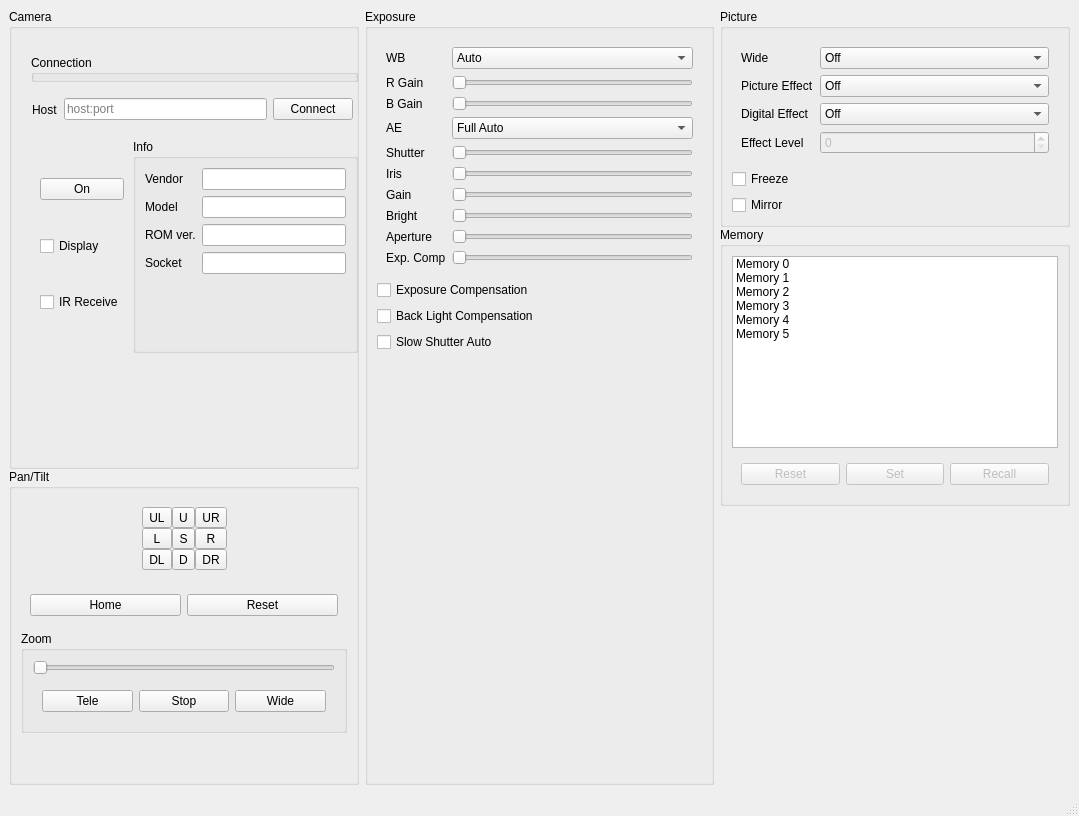
<?xml version="1.0" encoding="UTF-8"?>
<ui version="4.0">
 <class>CameraWindow</class>
 <widget class="QMainWindow" name="CameraWindow">
  <property name="geometry">
   <rect>
    <x>0</x>
    <y>0</y>
    <width>1079</width>
    <height>816</height>
   </rect>
  </property>
  <property name="windowTitle">
   <string>MainWindow</string>
  </property>
  <widget class="QWidget" name="centralwidget">
   <layout class="QHBoxLayout" name="horizontalLayout">
    <item>
     <widget class="QWidget" name="cameraPanTiltAndZoomContainerWidget" native="true">
      <layout class="QVBoxLayout" name="verticalLayout_7">
       <property name="spacing">
        <number>0</number>
       </property>
       <property name="leftMargin">
        <number>0</number>
       </property>
       <property name="topMargin">
        <number>0</number>
       </property>
       <property name="rightMargin">
        <number>0</number>
       </property>
       <property name="bottomMargin">
        <number>0</number>
       </property>
       <item>
        <widget class="QGroupBox" name="cameraGroupBox">
         <property name="sizePolicy">
          <sizepolicy hsizetype="Preferred" vsizetype="Preferred">
           <horstretch>1</horstretch>
           <verstretch>1</verstretch>
          </sizepolicy>
         </property>
         <property name="title">
          <string>Camera</string>
         </property>
         <widget class="QGroupBox" name="groupBox">
          <property name="geometry">
           <rect>
            <x>22</x>
            <y>46</y>
            <width>327</width>
            <height>27</height>
           </rect>
          </property>
          <property name="title">
           <string>Connection</string>
          </property>
         </widget>
         <widget class="QWidget" name="cameraInfoWidget" native="true">
          <property name="geometry">
           <rect>
            <x>22</x>
            <y>130</y>
            <width>327</width>
            <height>214</height>
           </rect>
          </property>
          <layout class="QHBoxLayout" name="horizontalLayout_2">
           <property name="spacing">
            <number>0</number>
           </property>
           <property name="leftMargin">
            <number>0</number>
           </property>
           <property name="topMargin">
            <number>0</number>
           </property>
           <property name="rightMargin">
            <number>0</number>
           </property>
           <property name="bottomMargin">
            <number>0</number>
           </property>
           <item>
            <widget class="QWidget" name="cameraControlWidget" native="true">
             <layout class="QVBoxLayout" name="verticalLayout_4">
              <property name="spacing">
               <number>6</number>
              </property>
              <item>
               <widget class="QPushButton" name="cameraPowerButton">
                <property name="text">
                 <string>On</string>
                </property>
               </widget>
              </item>
              <item>
               <widget class="QCheckBox" name="cameraDisplayCheckBox">
                <property name="text">
                 <string>Display</string>
                </property>
               </widget>
              </item>
              <item>
               <widget class="QCheckBox" name="cameraIrReceiveCheckBox">
                <property name="text">
                 <string>IR Receive</string>
                </property>
               </widget>
              </item>
             </layout>
            </widget>
           </item>
           <item>
            <widget class="QGroupBox" name="infoGroupBox">
             <property name="title">
              <string>Info</string>
             </property>
             <layout class="QFormLayout" name="formLayout">
              <item row="0" column="0">
               <widget class="QLabel" name="vendorLabel">
                <property name="text">
                 <string>Vendor</string>
                </property>
                <property name="buddy">
                 <cstring>vendorLineEdit</cstring>
                </property>
               </widget>
              </item>
              <item row="0" column="1">
               <widget class="QLineEdit" name="vendorLineEdit">
                <property name="readOnly">
                 <bool>true</bool>
                </property>
               </widget>
              </item>
              <item row="1" column="0">
               <widget class="QLabel" name="modelLabel">
                <property name="text">
                 <string>Model</string>
                </property>
                <property name="buddy">
                 <cstring>modelLineEdit</cstring>
                </property>
               </widget>
              </item>
              <item row="1" column="1">
               <widget class="QLineEdit" name="modelLineEdit">
                <property name="readOnly">
                 <bool>true</bool>
                </property>
               </widget>
              </item>
              <item row="2" column="0">
               <widget class="QLabel" name="rOMVerLabel">
                <property name="text">
                 <string>ROM ver.</string>
                </property>
                <property name="buddy">
                 <cstring>rOMVerLineEdit</cstring>
                </property>
               </widget>
              </item>
              <item row="2" column="1">
               <widget class="QLineEdit" name="rOMVerLineEdit">
                <property name="readOnly">
                 <bool>true</bool>
                </property>
               </widget>
              </item>
              <item row="3" column="0">
               <widget class="QLabel" name="socketLabel">
                <property name="text">
                 <string>Socket</string>
                </property>
                <property name="buddy">
                 <cstring>socketLineEdit</cstring>
                </property>
               </widget>
              </item>
              <item row="3" column="1">
               <widget class="QLineEdit" name="socketLineEdit">
                <property name="readOnly">
                 <bool>true</bool>
                </property>
               </widget>
              </item>
             </layout>
            </widget>
           </item>
          </layout>
         </widget>
         <widget class="QWidget" name="">
          <property name="geometry">
           <rect>
            <x>23</x>
            <y>80</y>
            <width>321</width>
            <height>41</height>
           </rect>
          </property>
          <layout class="QHBoxLayout" name="horizontalLayout_7">
           <item>
            <widget class="QLabel" name="hostLabel">
             <property name="text">
              <string>Host</string>
             </property>
            </widget>
           </item>
           <item>
            <widget class="QLineEdit" name="hostLineEdit">
             <property name="placeholderText">
              <string>host:port</string>
             </property>
            </widget>
           </item>
           <item>
            <widget class="QPushButton" name="connectButton">
             <property name="text">
              <string>Connect</string>
             </property>
            </widget>
           </item>
          </layout>
         </widget>
        </widget>
       </item>
       <item>
        <widget class="QGroupBox" name="panTiltGroupBox">
         <property name="title">
          <string>Pan/Tilt</string>
         </property>
         <layout class="QVBoxLayout" name="verticalLayout_5">
          <item>
           <widget class="QWidget" name="panTiltJoystickContainerWidget" native="true">
            <layout class="QHBoxLayout" name="horizontalLayout_5">
             <item>
              <spacer name="panTiltJoystickContainerLeftSpacer">
               <property name="orientation">
                <enum>Qt::Horizontal</enum>
               </property>
               <property name="sizeHint" stdset="0">
                <size>
                 <width>16</width>
                 <height>20</height>
                </size>
               </property>
              </spacer>
             </item>
             <item>
              <widget class="QWidget" name="panTiltJoystickButtonContainerWidget" native="true">
               <property name="sizePolicy">
                <sizepolicy hsizetype="Minimum" vsizetype="Minimum">
                 <horstretch>0</horstretch>
                 <verstretch>0</verstretch>
                </sizepolicy>
               </property>
               <layout class="QGridLayout" name="gridLayout_2">
                <property name="sizeConstraint">
                 <enum>QLayout::SetMinimumSize</enum>
                </property>
                <property name="leftMargin">
                 <number>0</number>
                </property>
                <property name="topMargin">
                 <number>0</number>
                </property>
                <property name="rightMargin">
                 <number>0</number>
                </property>
                <property name="bottomMargin">
                 <number>0</number>
                </property>
                <property name="spacing">
                 <number>0</number>
                </property>
                <item row="0" column="0">
                 <widget class="QToolButton" name="panTiltJoystickUpLeftButton">
                  <property name="sizePolicy">
                   <sizepolicy hsizetype="Minimum" vsizetype="Minimum">
                    <horstretch>0</horstretch>
                    <verstretch>0</verstretch>
                   </sizepolicy>
                  </property>
                  <property name="text">
                   <string>UL</string>
                  </property>
                  <property name="icon">
                   <iconset resource="camera.qrc">
                    <normaloff>:/icons/icons/UL.png</normaloff>:/icons/icons/UL.png</iconset>
                  </property>
                 </widget>
                </item>
                <item row="0" column="1">
                 <widget class="QToolButton" name="panTiltJoystickUpButton">
                  <property name="sizePolicy">
                   <sizepolicy hsizetype="Minimum" vsizetype="Minimum">
                    <horstretch>0</horstretch>
                    <verstretch>0</verstretch>
                   </sizepolicy>
                  </property>
                  <property name="text">
                   <string>U</string>
                  </property>
                  <property name="icon">
                   <iconset resource="camera.qrc">
                    <normaloff>:/icons/icons/U.png</normaloff>:/icons/icons/U.png</iconset>
                  </property>
                 </widget>
                </item>
                <item row="0" column="2">
                 <widget class="QToolButton" name="panTiltJoystickUpRightButton">
                  <property name="sizePolicy">
                   <sizepolicy hsizetype="Minimum" vsizetype="Minimum">
                    <horstretch>0</horstretch>
                    <verstretch>0</verstretch>
                   </sizepolicy>
                  </property>
                  <property name="text">
                   <string>UR</string>
                  </property>
                  <property name="icon">
                   <iconset resource="camera.qrc">
                    <normaloff>:/icons/icons/UR.png</normaloff>:/icons/icons/UR.png</iconset>
                  </property>
                 </widget>
                </item>
                <item row="1" column="0">
                 <widget class="QToolButton" name="panTiltJoystickLeftButton">
                  <property name="sizePolicy">
                   <sizepolicy hsizetype="Minimum" vsizetype="Minimum">
                    <horstretch>0</horstretch>
                    <verstretch>0</verstretch>
                   </sizepolicy>
                  </property>
                  <property name="text">
                   <string>L</string>
                  </property>
                  <property name="icon">
                   <iconset resource="camera.qrc">
                    <normaloff>:/icons/icons/L.png</normaloff>:/icons/icons/L.png</iconset>
                  </property>
                 </widget>
                </item>
                <item row="1" column="1">
                 <widget class="QToolButton" name="panTiltJoystickStopButton">
                  <property name="sizePolicy">
                   <sizepolicy hsizetype="Minimum" vsizetype="Minimum">
                    <horstretch>0</horstretch>
                    <verstretch>0</verstretch>
                   </sizepolicy>
                  </property>
                  <property name="text">
                   <string>S</string>
                  </property>
                  <property name="icon">
                   <iconset resource="camera.qrc">
                    <normaloff>:/icons/icons/S.png</normaloff>:/icons/icons/S.png</iconset>
                  </property>
                 </widget>
                </item>
                <item row="1" column="2">
                 <widget class="QToolButton" name="panTiltJoystickRightButton">
                  <property name="sizePolicy">
                   <sizepolicy hsizetype="Minimum" vsizetype="Minimum">
                    <horstretch>0</horstretch>
                    <verstretch>0</verstretch>
                   </sizepolicy>
                  </property>
                  <property name="text">
                   <string>R</string>
                  </property>
                  <property name="icon">
                   <iconset resource="camera.qrc">
                    <normaloff>:/icons/icons/R.png</normaloff>:/icons/icons/R.png</iconset>
                  </property>
                 </widget>
                </item>
                <item row="2" column="0">
                 <widget class="QToolButton" name="panTiltJoystickDownLeftButton">
                  <property name="sizePolicy">
                   <sizepolicy hsizetype="Minimum" vsizetype="Minimum">
                    <horstretch>0</horstretch>
                    <verstretch>0</verstretch>
                   </sizepolicy>
                  </property>
                  <property name="text">
                   <string>DL</string>
                  </property>
                  <property name="icon">
                   <iconset resource="camera.qrc">
                    <normaloff>:/icons/icons/DL.png</normaloff>:/icons/icons/DL.png</iconset>
                  </property>
                 </widget>
                </item>
                <item row="2" column="1">
                 <widget class="QToolButton" name="panTiltJoystickDownButton">
                  <property name="sizePolicy">
                   <sizepolicy hsizetype="Minimum" vsizetype="Minimum">
                    <horstretch>0</horstretch>
                    <verstretch>0</verstretch>
                   </sizepolicy>
                  </property>
                  <property name="text">
                   <string>D</string>
                  </property>
                  <property name="icon">
                   <iconset resource="camera.qrc">
                    <normaloff>:/icons/icons/D.png</normaloff>:/icons/icons/D.png</iconset>
                  </property>
                 </widget>
                </item>
                <item row="2" column="2">
                 <widget class="QToolButton" name="panTiltJoystickDownRightButton">
                  <property name="sizePolicy">
                   <sizepolicy hsizetype="Minimum" vsizetype="Minimum">
                    <horstretch>0</horstretch>
                    <verstretch>0</verstretch>
                   </sizepolicy>
                  </property>
                  <property name="text">
                   <string>DR</string>
                  </property>
                  <property name="icon">
                   <iconset resource="camera.qrc">
                    <normaloff>:/icons/icons/DR.png</normaloff>:/icons/icons/DR.png</iconset>
                  </property>
                 </widget>
                </item>
               </layout>
              </widget>
             </item>
             <item>
              <spacer name="panTiltJoystickContainerRightSpacer">
               <property name="orientation">
                <enum>Qt::Horizontal</enum>
               </property>
               <property name="sizeHint" stdset="0">
                <size>
                 <width>64</width>
                 <height>20</height>
                </size>
               </property>
              </spacer>
             </item>
            </layout>
           </widget>
          </item>
          <item>
           <widget class="QWidget" name="panTiltButtonContainerWidget" native="true">
            <layout class="QHBoxLayout" name="horizontalLayout_4">
             <item>
              <widget class="QPushButton" name="panTiltHomeButton">
               <property name="text">
                <string>Home</string>
               </property>
              </widget>
             </item>
             <item>
              <widget class="QPushButton" name="panTiltResetButton">
               <property name="text">
                <string>Reset</string>
               </property>
              </widget>
             </item>
            </layout>
           </widget>
          </item>
          <item>
           <widget class="QGroupBox" name="zoomGroupBox">
            <property name="title">
             <string>Zoom</string>
            </property>
            <layout class="QVBoxLayout" name="verticalLayout_3">
             <item>
              <widget class="QSlider" name="zoomSlider">
               <property name="maximum">
                <number>28672</number>
               </property>
               <property name="orientation">
                <enum>Qt::Horizontal</enum>
               </property>
              </widget>
             </item>
             <item>
              <widget class="QWidget" name="zoomButtonContainerWidget" native="true">
               <layout class="QHBoxLayout" name="horizontalLayout_3">
                <item>
                 <widget class="QPushButton" name="zoomTeleButton">
                  <property name="text">
                   <string>Tele</string>
                  </property>
                 </widget>
                </item>
                <item>
                 <widget class="QPushButton" name="zoomStopButton">
                  <property name="text">
                   <string>Stop</string>
                  </property>
                 </widget>
                </item>
                <item>
                 <widget class="QPushButton" name="zoomWideButton">
                  <property name="text">
                   <string>Wide</string>
                  </property>
                 </widget>
                </item>
               </layout>
              </widget>
             </item>
            </layout>
           </widget>
          </item>
          <item>
           <spacer name="verticalSpacer_1">
            <property name="orientation">
             <enum>Qt::Vertical</enum>
            </property>
            <property name="sizeHint" stdset="0">
             <size>
              <width>20</width>
              <height>40</height>
             </size>
            </property>
           </spacer>
          </item>
         </layout>
        </widget>
       </item>
      </layout>
     </widget>
    </item>
    <item>
     <widget class="QGroupBox" name="exposureGroupBox">
      <property name="title">
       <string>Exposure</string>
      </property>
      <layout class="QVBoxLayout" name="verticalLayout_6">
       <item>
        <widget class="QWidget" name="exposureWidget" native="true">
         <layout class="QFormLayout" name="formLayout_4">
          <property name="fieldGrowthPolicy">
           <enum>QFormLayout::AllNonFixedFieldsGrow</enum>
          </property>
          <item row="1" column="0">
           <widget class="QLabel" name="wBLabel">
            <property name="text">
             <string>WB</string>
            </property>
            <property name="buddy">
             <cstring>wBComboBox</cstring>
            </property>
           </widget>
          </item>
          <item row="1" column="1">
           <widget class="QComboBox" name="wBComboBox">
            <item>
             <property name="text">
              <string>Auto</string>
             </property>
            </item>
            <item>
             <property name="text">
              <string>Indoor</string>
             </property>
            </item>
            <item>
             <property name="text">
              <string>Outdoor</string>
             </property>
            </item>
            <item>
             <property name="text">
              <string>One Push WB</string>
             </property>
            </item>
            <item>
             <property name="text">
              <string>Auto Tracing WB</string>
             </property>
            </item>
            <item>
             <property name="text">
              <string>Manual</string>
             </property>
            </item>
           </widget>
          </item>
          <item row="4" column="0">
           <widget class="QLabel" name="bGainLabel">
            <property name="text">
             <string>B Gain</string>
            </property>
            <property name="buddy">
             <cstring>bGainSlider</cstring>
            </property>
           </widget>
          </item>
          <item row="4" column="1">
           <widget class="QSlider" name="bGainSlider">
            <property name="enabled">
             <bool>false</bool>
            </property>
            <property name="maximum">
             <number>255</number>
            </property>
            <property name="orientation">
             <enum>Qt::Horizontal</enum>
            </property>
           </widget>
          </item>
          <item row="12" column="0">
           <widget class="QLabel" name="brightLabel">
            <property name="text">
             <string>Bright</string>
            </property>
            <property name="buddy">
             <cstring>brightSlider</cstring>
            </property>
           </widget>
          </item>
          <item row="12" column="1">
           <widget class="QSlider" name="brightSlider">
            <property name="enabled">
             <bool>false</bool>
            </property>
            <property name="maximum">
             <number>23</number>
            </property>
            <property name="orientation">
             <enum>Qt::Horizontal</enum>
            </property>
           </widget>
          </item>
          <item row="10" column="0">
           <widget class="QLabel" name="gainLabel">
            <property name="text">
             <string>Gain</string>
            </property>
            <property name="buddy">
             <cstring>gainSlider</cstring>
            </property>
           </widget>
          </item>
          <item row="10" column="1">
           <widget class="QSlider" name="gainSlider">
            <property name="enabled">
             <bool>false</bool>
            </property>
            <property name="maximum">
             <number>7</number>
            </property>
            <property name="orientation">
             <enum>Qt::Horizontal</enum>
            </property>
           </widget>
          </item>
          <item row="6" column="1">
           <widget class="QComboBox" name="aEComboBox">
            <item>
             <property name="text">
              <string>Full Auto</string>
             </property>
            </item>
            <item>
             <property name="text">
              <string>Manual</string>
             </property>
            </item>
            <item>
             <property name="text">
              <string>Shutter Priority</string>
             </property>
            </item>
            <item>
             <property name="text">
              <string>Iris Priority</string>
             </property>
            </item>
            <item>
             <property name="text">
              <string>Gain Priority</string>
             </property>
            </item>
            <item>
             <property name="text">
              <string>Shutter Auto</string>
             </property>
            </item>
            <item>
             <property name="text">
              <string>Iris Auto</string>
             </property>
            </item>
            <item>
             <property name="text">
              <string>Gain Auto</string>
             </property>
            </item>
            <item>
             <property name="text">
              <string>Bright</string>
             </property>
            </item>
           </widget>
          </item>
          <item row="6" column="0">
           <widget class="QLabel" name="aELabel">
            <property name="text">
             <string>AE</string>
            </property>
            <property name="buddy">
             <cstring>aEComboBox</cstring>
            </property>
           </widget>
          </item>
          <item row="3" column="0">
           <widget class="QLabel" name="rGainLabel">
            <property name="text">
             <string>R Gain</string>
            </property>
            <property name="buddy">
             <cstring>rGainSlider</cstring>
            </property>
           </widget>
          </item>
          <item row="3" column="1">
           <widget class="QSlider" name="rGainSlider">
            <property name="enabled">
             <bool>false</bool>
            </property>
            <property name="maximum">
             <number>255</number>
            </property>
            <property name="orientation">
             <enum>Qt::Horizontal</enum>
            </property>
           </widget>
          </item>
          <item row="8" column="0">
           <widget class="QLabel" name="shutterLabel">
            <property name="text">
             <string>Shutter</string>
            </property>
            <property name="buddy">
             <cstring>shutterSlider</cstring>
            </property>
           </widget>
          </item>
          <item row="8" column="1">
           <widget class="QSlider" name="shutterSlider">
            <property name="enabled">
             <bool>false</bool>
            </property>
            <property name="maximum">
             <number>19</number>
            </property>
            <property name="orientation">
             <enum>Qt::Horizontal</enum>
            </property>
           </widget>
          </item>
          <item row="9" column="0">
           <widget class="QLabel" name="irisLabel">
            <property name="text">
             <string>Iris</string>
            </property>
            <property name="buddy">
             <cstring>irisSlider</cstring>
            </property>
           </widget>
          </item>
          <item row="9" column="1">
           <widget class="QSlider" name="irisSlider">
            <property name="enabled">
             <bool>false</bool>
            </property>
            <property name="maximum">
             <number>17</number>
            </property>
            <property name="orientation">
             <enum>Qt::Horizontal</enum>
            </property>
           </widget>
          </item>
          <item row="15" column="0">
           <widget class="QLabel" name="exposureCompensationLabel">
            <property name="text">
             <string>Exp. Comp</string>
            </property>
            <property name="buddy">
             <cstring>exposureCompensationSlider</cstring>
            </property>
           </widget>
          </item>
          <item row="15" column="1">
           <widget class="QSlider" name="exposureCompensationSlider">
            <property name="enabled">
             <bool>false</bool>
            </property>
            <property name="maximum">
             <number>14</number>
            </property>
            <property name="orientation">
             <enum>Qt::Horizontal</enum>
            </property>
           </widget>
          </item>
          <item row="13" column="1">
           <widget class="QSlider" name="apertureSlider">
            <property name="maximum">
             <number>15</number>
            </property>
            <property name="orientation">
             <enum>Qt::Horizontal</enum>
            </property>
           </widget>
          </item>
          <item row="13" column="0">
           <widget class="QLabel" name="apertureLabel">
            <property name="text">
             <string>Aperture</string>
            </property>
            <property name="buddy">
             <cstring>apertureSlider</cstring>
            </property>
           </widget>
          </item>
         </layout>
        </widget>
       </item>
       <item>
        <widget class="QCheckBox" name="exposureCompensationCheckBox">
         <property name="text">
          <string>Exposure Compensation</string>
         </property>
        </widget>
       </item>
       <item>
        <widget class="QCheckBox" name="backLightCompensationCheckBox">
         <property name="enabled">
          <bool>true</bool>
         </property>
         <property name="text">
          <string>Back Light Compensation</string>
         </property>
        </widget>
       </item>
       <item>
        <widget class="QCheckBox" name="slowShutterAutoCheckBox">
         <property name="text">
          <string>Slow Shutter Auto</string>
         </property>
        </widget>
       </item>
       <item>
        <spacer name="exposureVerticalSpacer">
         <property name="orientation">
          <enum>Qt::Vertical</enum>
         </property>
         <property name="sizeHint" stdset="0">
          <size>
           <width>20</width>
           <height>40</height>
          </size>
         </property>
        </spacer>
       </item>
      </layout>
     </widget>
    </item>
    <item>
     <widget class="QWidget" name="pictureAndMemoryContainerWidget" native="true">
      <layout class="QVBoxLayout" name="verticalLayout_8">
       <property name="spacing">
        <number>0</number>
       </property>
       <property name="leftMargin">
        <number>0</number>
       </property>
       <property name="topMargin">
        <number>0</number>
       </property>
       <property name="rightMargin">
        <number>0</number>
       </property>
       <property name="bottomMargin">
        <number>0</number>
       </property>
       <item>
        <widget class="QGroupBox" name="pictureGroupBox">
         <property name="title">
          <string>Picture</string>
         </property>
         <layout class="QVBoxLayout" name="verticalLayout">
          <item>
           <widget class="QWidget" name="pictureEffectsContainerWidget" native="true">
            <layout class="QFormLayout" name="formLayout_5">
             <property name="fieldGrowthPolicy">
              <enum>QFormLayout::AllNonFixedFieldsGrow</enum>
             </property>
             <item row="0" column="0">
              <widget class="QLabel" name="wideModeLabel">
               <property name="text">
                <string>Wide</string>
               </property>
               <property name="buddy">
                <cstring>wideModeComboBox</cstring>
               </property>
              </widget>
             </item>
             <item row="0" column="1">
              <widget class="QComboBox" name="wideModeComboBox">
               <item>
                <property name="text">
                 <string>Off</string>
                </property>
               </item>
               <item>
                <property name="text">
                 <string>Cinema</string>
                </property>
               </item>
               <item>
                <property name="text">
                 <string>16:9 Full</string>
                </property>
               </item>
              </widget>
             </item>
             <item row="2" column="0">
              <widget class="QLabel" name="pictureEffectLabel">
               <property name="text">
                <string>Picture Effect</string>
               </property>
               <property name="buddy">
                <cstring>pictureEffectComboBox</cstring>
               </property>
              </widget>
             </item>
             <item row="2" column="1">
              <widget class="QComboBox" name="pictureEffectComboBox">
               <item>
                <property name="text">
                 <string>Off</string>
                </property>
               </item>
               <item>
                <property name="text">
                 <string>Pastel</string>
                </property>
               </item>
               <item>
                <property name="text">
                 <string>NegArt</string>
                </property>
               </item>
               <item>
                <property name="text">
                 <string>Sepia</string>
                </property>
               </item>
               <item>
                <property name="text">
                 <string>B&amp;W</string>
                </property>
               </item>
               <item>
                <property name="text">
                 <string>Solarize</string>
                </property>
               </item>
               <item>
                <property name="text">
                 <string>Mosaic</string>
                </property>
               </item>
               <item>
                <property name="text">
                 <string>Slim</string>
                </property>
               </item>
               <item>
                <property name="text">
                 <string>Stretch</string>
                </property>
               </item>
              </widget>
             </item>
             <item row="3" column="0">
              <widget class="QLabel" name="digitalEffectLabel">
               <property name="text">
                <string>Digital Effect</string>
               </property>
               <property name="buddy">
                <cstring>digitalEffectComboBox</cstring>
               </property>
              </widget>
             </item>
             <item row="3" column="1">
              <widget class="QComboBox" name="digitalEffectComboBox">
               <item>
                <property name="text">
                 <string>Off</string>
                </property>
               </item>
               <item>
                <property name="text">
                 <string>Still</string>
                </property>
               </item>
               <item>
                <property name="text">
                 <string>Flash</string>
                </property>
               </item>
               <item>
                <property name="text">
                 <string>Lumi.</string>
                </property>
               </item>
               <item>
                <property name="text">
                 <string>Trail</string>
                </property>
               </item>
              </widget>
             </item>
             <item row="4" column="0">
              <widget class="QLabel" name="digitalEffectLevelLabel">
               <property name="text">
                <string>Effect Level</string>
               </property>
               <property name="buddy">
                <cstring>digitalEffectLevelSpinBox</cstring>
               </property>
              </widget>
             </item>
             <item row="4" column="1">
              <widget class="QSpinBox" name="digitalEffectLevelSpinBox">
               <property name="enabled">
                <bool>false</bool>
               </property>
               <property name="maximum">
                <number>32</number>
               </property>
              </widget>
             </item>
            </layout>
           </widget>
          </item>
          <item>
           <widget class="QCheckBox" name="pictureFreezeCheckBox">
            <property name="text">
             <string>Freeze</string>
            </property>
           </widget>
          </item>
          <item>
           <widget class="QCheckBox" name="pictureMirrorCheckBox">
            <property name="text">
             <string>Mirror</string>
            </property>
           </widget>
          </item>
         </layout>
        </widget>
       </item>
       <item>
        <widget class="QGroupBox" name="memoryGroupBox">
         <property name="title">
          <string>Memory</string>
         </property>
         <layout class="QVBoxLayout" name="verticalLayout_9">
          <item>
           <widget class="QListWidget" name="memoryListWidget">
            <item>
             <property name="text">
              <string>Memory 0</string>
             </property>
            </item>
            <item>
             <property name="text">
              <string>Memory 1</string>
             </property>
            </item>
            <item>
             <property name="text">
              <string>Memory 2</string>
             </property>
            </item>
            <item>
             <property name="text">
              <string>Memory 3</string>
             </property>
            </item>
            <item>
             <property name="text">
              <string>Memory 4</string>
             </property>
            </item>
            <item>
             <property name="text">
              <string>Memory 5</string>
             </property>
            </item>
           </widget>
          </item>
          <item>
           <widget class="QWidget" name="memoryButtonsContainerWidget" native="true">
            <property name="enabled">
             <bool>false</bool>
            </property>
            <layout class="QHBoxLayout" name="horizontalLayout_6">
             <item>
              <widget class="QPushButton" name="memoryResetButton">
               <property name="text">
                <string>Reset</string>
               </property>
              </widget>
             </item>
             <item>
              <widget class="QPushButton" name="memorySetButton">
               <property name="text">
                <string>Set</string>
               </property>
              </widget>
             </item>
             <item>
              <widget class="QPushButton" name="memoryRecallButton">
               <property name="text">
                <string>Recall</string>
               </property>
              </widget>
             </item>
            </layout>
           </widget>
          </item>
         </layout>
        </widget>
       </item>
       <item>
        <spacer name="verticalSpacer_3">
         <property name="orientation">
          <enum>Qt::Vertical</enum>
         </property>
         <property name="sizeHint" stdset="0">
          <size>
           <width>20</width>
           <height>40</height>
          </size>
         </property>
        </spacer>
       </item>
      </layout>
     </widget>
    </item>
   </layout>
  </widget>
  <widget class="QMenuBar" name="menubar">
   <property name="geometry">
    <rect>
     <x>0</x>
     <y>0</y>
     <width>1079</width>
     <height>37</height>
    </rect>
   </property>
  </widget>
  <widget class="QStatusBar" name="statusbar"/>
 </widget>
 <resources>
  <include location="camera.qrc"/>
 </resources>
 <connections/>
</ui>
